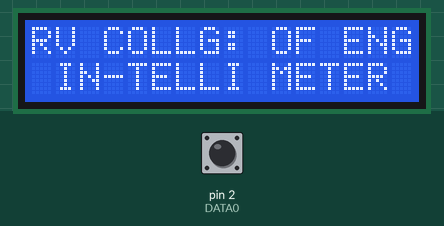
Simulated run of this sketch. Board: Arduino Uno, built with avr-gcc and run on an emulated ATmega328P. Parts: 16×2 character LCD. The inputs (shaded band) are chosen by the test bench; at power-on: pin 2 (DATA0) HIGH. What the sketch prints to the serial monitor is not drawn.

Above: at 0.1 s.
At 3.1 s:
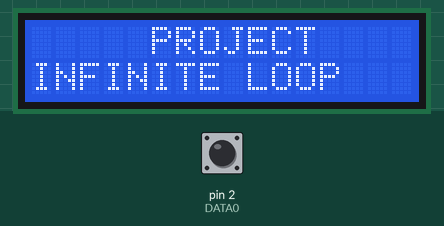

The sketch:

water_Lcd_meterv2.1.ino
```cpp
#include <LiquidCrystal.h>

const int rs = 12, en = 11, d4 = 6, d5 = 5, d6 = 4, d7 = 3;
LiquidCrystal lcd(rs, en, d4, d5, d6, d7);

int long bitCount=0;              // number of bits currently captured
int long facilityCode=0;        // decoded facility code
int long x=0;
double y=0.0;
// interrupt that happens when INTO goes low (0 bit)
void ISR_INT0()
{
 // Serial.println("Water flowing");   // uncomment this line to display raw binary
  bitCount++;

}


void setup()
{
 // pinMode(13, OUTPUT);  // LED
  pinMode(2, INPUT);     // DATA0 (INT0)

  // set up the LCD's number of columns and rows:
  lcd.begin(16, 2);
  // Print a message to the LCD.
  lcd.print("RV COLLG: OF ENGG");
  lcd.setCursor(1,2);
  lcd.print("IN-TELLI METER");
  delay(3000);
  lcd.clear();
  lcd.print("     PROJECT");
  lcd.setCursor(0,2);
  lcd.print("INFINITE LOOP");
  Serial.begin(9600);
  Serial.println("Water Meter Reading");
  delay(3000);
  lcd.setCursor(1,1);
 attachInterrupt(0, ISR_INT0, FALLING);
 }

void loop()
{
 // lcd.clear();
  if( facilityCode != bitCount )
  {
    facilityCode =  bitCount;
    if(bitCount%40==0)
   {
    bitCount=0;
    y=y+0.1;
    Serial.print(y,1);
   Serial.println(" litres");
   lcd.clear();
   lcd.write("Water Meter");
   lcd.setCursor(1,2);
   lcd.print(y);
   lcd.write(" litres");
   }
  }


}
```
